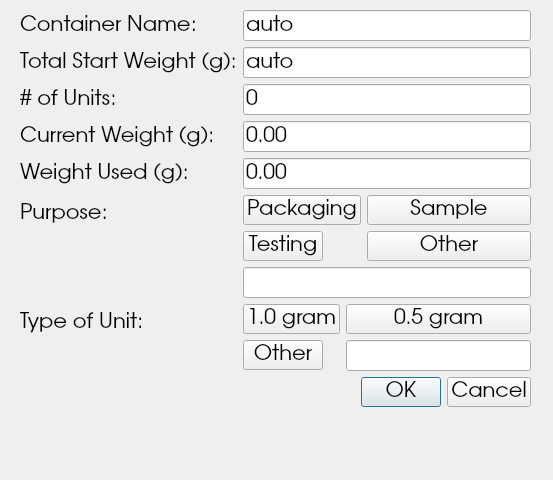
<?xml version="1.0" encoding="UTF-8"?>
<ui version="4.0">
 <class>Dialog</class>
 <widget class="QDialog" name="Dialog">
  <property name="geometry">
   <rect>
    <x>0</x>
    <y>0</y>
    <width>553</width>
    <height>480</height>
   </rect>
  </property>
  <property name="windowTitle">
   <string>Dialog</string>
  </property>
  <widget class="QWidget" name="formLayoutWidget">
   <property name="geometry">
    <rect>
     <x>20</x>
     <y>10</y>
     <width>511</width>
     <height>451</height>
    </rect>
   </property>
   <property name="font">
    <font>
     <family>URW Gothic L</family>
     <pointsize>16</pointsize>
    </font>
   </property>
   <layout class="QFormLayout" name="formLayout">
    <item row="0" column="0">
     <widget class="QLabel" name="label">
      <property name="font">
       <font>
        <family>URW Gothic L</family>
        <pointsize>16</pointsize>
       </font>
      </property>
      <property name="text">
       <string>Container Name:</string>
      </property>
     </widget>
    </item>
    <item row="1" column="0">
     <widget class="QLabel" name="label_2">
      <property name="font">
       <font>
        <family>URW Gothic L</family>
        <pointsize>16</pointsize>
       </font>
      </property>
      <property name="text">
       <string>Total Start Weight (g):</string>
      </property>
     </widget>
    </item>
    <item row="2" column="0">
     <widget class="QLabel" name="label_3">
      <property name="font">
       <font>
        <family>URW Gothic L</family>
        <pointsize>16</pointsize>
       </font>
      </property>
      <property name="text">
       <string># of Units:</string>
      </property>
     </widget>
    </item>
    <item row="3" column="0">
     <widget class="QLabel" name="label_4">
      <property name="font">
       <font>
        <family>URW Gothic L</family>
        <pointsize>16</pointsize>
       </font>
      </property>
      <property name="text">
       <string>Current Weight (g):</string>
      </property>
     </widget>
    </item>
    <item row="4" column="0">
     <widget class="QLabel" name="label_5">
      <property name="font">
       <font>
        <family>URW Gothic L</family>
        <pointsize>16</pointsize>
       </font>
      </property>
      <property name="text">
       <string>Weight Used (g):</string>
      </property>
     </widget>
    </item>
    <item row="0" column="1">
     <widget class="QLineEdit" name="lineContainerName">
      <property name="font">
       <font>
        <family>URW Gothic L</family>
        <pointsize>16</pointsize>
       </font>
      </property>
      <property name="text">
       <string>auto</string>
      </property>
     </widget>
    </item>
    <item row="1" column="1">
     <widget class="QLineEdit" name="lineStartWeight">
      <property name="font">
       <font>
        <family>URW Gothic L</family>
        <pointsize>16</pointsize>
       </font>
      </property>
      <property name="text">
       <string>auto</string>
      </property>
     </widget>
    </item>
    <item row="2" column="1">
     <widget class="QLineEdit" name="lineUnitPacked">
      <property name="font">
       <font>
        <family>URW Gothic L</family>
        <pointsize>16</pointsize>
       </font>
      </property>
      <property name="text">
       <string>0</string>
      </property>
     </widget>
    </item>
    <item row="3" column="1">
     <widget class="QLineEdit" name="lineCurrentWeight">
      <property name="font">
       <font>
        <family>URW Gothic L</family>
        <pointsize>16</pointsize>
       </font>
      </property>
      <property name="text">
       <string>0.00</string>
      </property>
     </widget>
    </item>
    <item row="4" column="1">
     <widget class="QLineEdit" name="lineWeightUsed">
      <property name="font">
       <font>
        <family>URW Gothic L</family>
        <pointsize>16</pointsize>
       </font>
      </property>
      <property name="text">
       <string>0.00</string>
      </property>
     </widget>
    </item>
    <item row="5" column="0">
     <widget class="QLabel" name="label_7">
      <property name="font">
       <font>
        <family>URW Gothic L</family>
        <pointsize>16</pointsize>
       </font>
      </property>
      <property name="text">
       <string>Purpose:</string>
      </property>
     </widget>
    </item>
    <item row="5" column="1">
     <layout class="QFormLayout" name="formLayout_2">
      <item row="0" column="0">
       <widget class="QPushButton" name="pushPackaging">
        <property name="font">
         <font>
          <family>URW Gothic L</family>
          <pointsize>16</pointsize>
         </font>
        </property>
        <property name="text">
         <string>Packaging</string>
        </property>
        <property name="checkable">
         <bool>true</bool>
        </property>
       </widget>
      </item>
      <item row="0" column="1">
       <widget class="QPushButton" name="pushSample">
        <property name="font">
         <font>
          <family>URW Gothic L</family>
          <pointsize>16</pointsize>
         </font>
        </property>
        <property name="text">
         <string>Sample</string>
        </property>
        <property name="checkable">
         <bool>true</bool>
        </property>
       </widget>
      </item>
      <item row="1" column="0">
       <widget class="QPushButton" name="pushTesting_2">
        <property name="font">
         <font>
          <family>URW Gothic L</family>
          <pointsize>16</pointsize>
         </font>
        </property>
        <property name="text">
         <string>Testing</string>
        </property>
        <property name="checkable">
         <bool>true</bool>
        </property>
       </widget>
      </item>
      <item row="1" column="1">
       <widget class="QPushButton" name="pushOtherPurp">
        <property name="font">
         <font>
          <family>URW Gothic L</family>
          <pointsize>16</pointsize>
         </font>
        </property>
        <property name="text">
         <string>Other</string>
        </property>
        <property name="checkable">
         <bool>true</bool>
        </property>
       </widget>
      </item>
     </layout>
    </item>
    <item row="6" column="1">
     <widget class="QLineEdit" name="lineOtherPurp">
      <property name="font">
       <font>
        <family>URW Gothic L</family>
        <pointsize>16</pointsize>
       </font>
      </property>
     </widget>
    </item>
    <item row="7" column="0">
     <widget class="QLabel" name="label_6">
      <property name="font">
       <font>
        <family>URW Gothic L</family>
        <pointsize>16</pointsize>
       </font>
      </property>
      <property name="text">
       <string>Type of Unit:</string>
      </property>
     </widget>
    </item>
    <item row="7" column="1">
     <layout class="QFormLayout" name="formLayout_3">
      <item row="0" column="0">
       <widget class="QPushButton" name="pushOneGram">
        <property name="font">
         <font>
          <family>URW Gothic L</family>
          <pointsize>16</pointsize>
         </font>
        </property>
        <property name="text">
         <string>1.0 gram</string>
        </property>
        <property name="checkable">
         <bool>true</bool>
        </property>
       </widget>
      </item>
      <item row="0" column="1">
       <widget class="QPushButton" name="pushHalfGram">
        <property name="font">
         <font>
          <family>URW Gothic L</family>
          <pointsize>16</pointsize>
         </font>
        </property>
        <property name="text">
         <string>0.5 gram</string>
        </property>
        <property name="checkable">
         <bool>true</bool>
        </property>
       </widget>
      </item>
      <item row="1" column="0">
       <widget class="QPushButton" name="pushOtherType">
        <property name="font">
         <font>
          <family>URW Gothic L</family>
          <pointsize>16</pointsize>
         </font>
        </property>
        <property name="text">
         <string>Other</string>
        </property>
        <property name="checkable">
         <bool>true</bool>
        </property>
       </widget>
      </item>
      <item row="1" column="1">
       <widget class="QLineEdit" name="lineOtherType">
        <property name="font">
         <font>
          <family>URW Gothic L</family>
          <pointsize>16</pointsize>
         </font>
        </property>
       </widget>
      </item>
     </layout>
    </item>
    <item row="8" column="1">
     <widget class="QDialogButtonBox" name="buttonBox">
      <property name="font">
       <font>
        <family>URW Gothic L</family>
        <pointsize>16</pointsize>
       </font>
      </property>
      <property name="standardButtons">
       <set>QDialogButtonBox::Cancel|QDialogButtonBox::Ok</set>
      </property>
     </widget>
    </item>
   </layout>
  </widget>
 </widget>
 <resources/>
 <connections/>
</ui>
